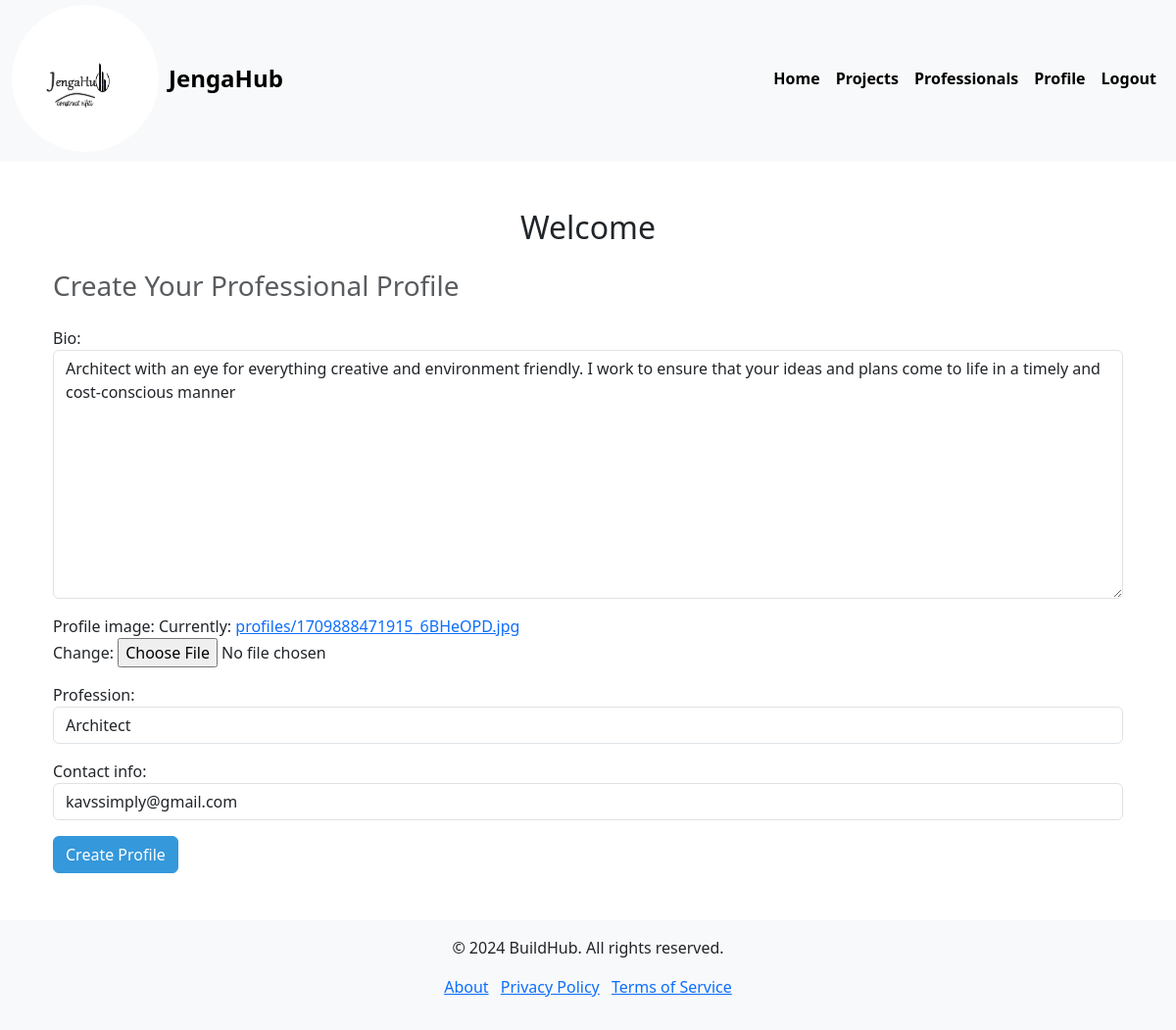
/jengahub/create-professional/ (signed in), run on the app's committed database.
### jengaHubApp/models.py (models this page shows, shortened)
class Professional(models.Model):
    user = models.OneToOneField(User, on_delete=models.CASCADE)
    bio = models.TextField()
    profile_image = models.ImageField(upload_to='profiles/',default='default.png')
    profession = models.CharField(max_length=100)
    contact_info = models.CharField(max_length=255)

### jengaHubApp/views.py (the view)
# urls.py: path('create-professional/', views.create_professional, name='create_professional'),
def create_professional(request):
    try:
        professional = Professional.objects.get(user=request.user)
        if request.method == 'POST':
            form = ProfessionalForm(request.POST, request.FILES, instance=professional)
            if form.is_valid():
                form.save()
                messages.success(request, 'Your professional profile has been updated successfully!')
                return redirect('jengaHubApp:professional_dashboard')  # Redirect to a profile list or any desired page
        else:
            form = ProfessionalForm(instance=professional)
    except Professional.DoesNotExist:
        if request.method == 'POST':
            form = ProfessionalForm(request.POST, request.FILES)
            if form.is_valid():
                professional = form.save(commit=False)
                professional.user = request.user  # Associate the professional profile with the logged-in user
                professional.save()
                messages.success(request, 'Your professional profile has been created successfully!')
                return redirect('jengaHubApp:add_project')
        else:
            form = ProfessionalForm()
    return render(request, 'jengaHubApp/create_professional.html', {'form': form})

### jengaHubApp/forms.py
class ProfessionalForm(forms.ModelForm):
    class Meta:
        model = Professional
        fields = ['bio', 'profile_image', 'profession', 'contact_info']
        widgets = {
            'bio': forms.Textarea(attrs={'class': 'form-control', 'placeholder': 'Tell us about yourself'}),
            'profile_image': forms.ClearableFileInput(attrs={'class': 'form-control-file'}),
            'profession': forms.TextInput(attrs={'class': 'form-control', 'placeholder': 'Your Profession'}),
            'contact_info': forms.TextInput(attrs={'class': 'form-control', 'placeholder': 'Contact Information'}),
        }

### jengaHubApp/templates/jengaHubApp/create_professional.html (shortened to what this page needs)
{% extends 'base.html' %}
{% block content %}
<div class="container mt-5">
    <h2 class="text-center mb-4">Welcome {{ professional.user.username }}</h2>
    <h3 class="text-muted mb-4">
        {% if professional %}
            Update Your Professional Profile
        {% else %}
            Create Your Professional Profile
        {% endif %}
    </h3>
    <form method="post" enctype="multipart/form-data">
        {{ form.as_p }}
        <button type="submit" class="btn btn-primary">Create Profile</button>
    </form>
</div>
{% endblock %}

### jengaHubApp/static/css/styles.css (style rules this page uses)
.container { padding-top: 0px; }
.btn-primary { background-color: #3498db; border-color: #3498db; }

### data on the page
Professional: bio "Architect with an eye for everything creative and environment friendly. I work to ensure that your ideas and plans come to life in a timely and cost-conscious manner", profession "Architect", contact_info "kavssimply@gmail.com"
